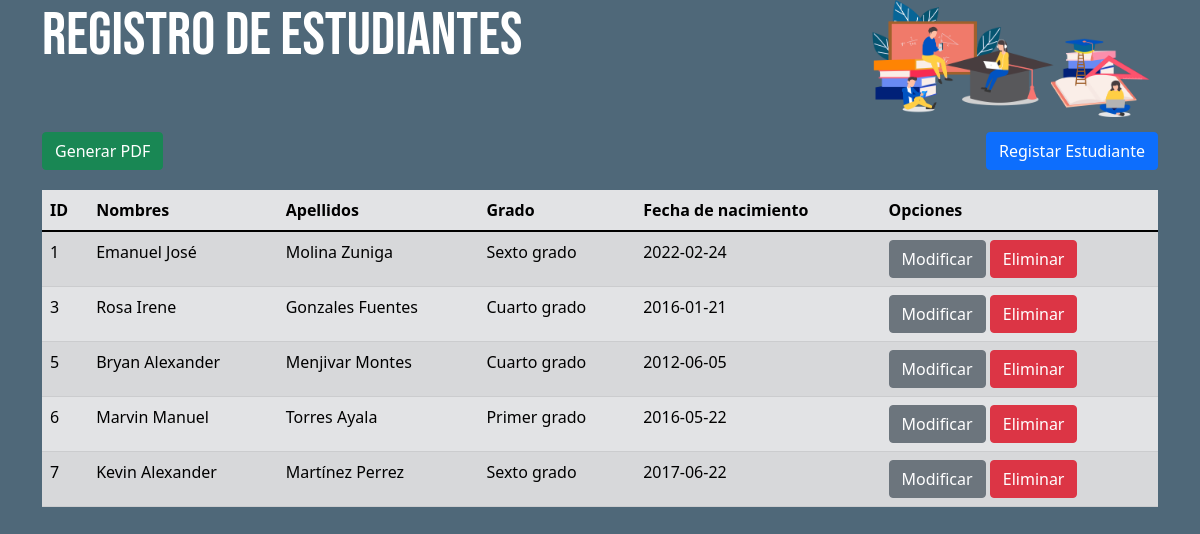
The page / on the database its author committed.
### tables this page shows
CREATE TABLE `estudiantes` (
  `id` int(11) NOT NULL,
  `nombres` varchar(80) NOT NULL,
  `apellidos` varchar(80) NOT NULL,
  `grado` varchar(80) NOT NULL,
  `fechaNacimiento` varchar(80) NOT NULL
);

### index.php (the view, shortened to what this page needs)
<!DOCTYPE html>
<html lang="en">
<head>
    <link href="https://cdn.jsdelivr.net/npm/bootstrap@5.1.3/dist/css/bootstrap.min.css" rel="stylesheet">
    <link href="css/estilos.css" rel="stylesheet">
</head>
<body>
    <div class="container">
        <h1 class="titulo">Registro de estudiantes</h1>
        <img class="titulo-img" src="img/estudiantes.png" alt="Estudiantes">
        <div class="botones">
            <a class="btn btn-success" href="PDF.php" target="_blank">Generar PDF</a>
            <button type="button" class="btn btn-primary btn-registrar" data-toggle="modal" data-target="#modalRegistrar">Registar Estudiante</button>
        </div>
        <table class="table table-striped table-hover table-responsive">
            <thead>
                <tr class="table-secondary">
                    <th>ID</th>
                    <th>Nombres</th>
                    <th>Apellidos</th>
                    <th>Grado</th>
                    <th>Fecha de nacimiento</th>
                    <th>Opciones</th>
                </tr>
            </thead>
            <tbody class="table-secondary">
                <?php
                    include("conexion.php");
                    $query ="SELECT * FROM estudiantes";
                    $resultado = $conexion->query($query) or die ($conexion->error);
                    WHILE($row = $resultado->fetch_assoc())
					{
                ?>
                <tr>
                    <td><?php echo $row['id'];?></td>
                    <td><?php echo $row['nombres'];?></td>
                    <td><?php echo $row['apellidos'];?></td>
                    <td><?php echo $row['grado'];?></td>
                    <td><?php echo $row['fechaNacimiento'];?></td>
                    <td>
                        <a class="btn btn-secondary" href="modificar.php?id=<?php echo $row['id'];?>">Modificar</a>
                        <a class="btn btn-danger" href="eliminar.php?id=<?php echo $row['id'];?>">Eliminar</a>
                    </td>
                </tr>
                <?php
					}
				?>
            </tbody>
        </table>
    </div>
</body>
</html>

### css/estilos.css (style rules this page uses)
body { background-color: rgb(79, 104, 121); }
.botones { margin-top: 60px; margin-bottom: 20px; }
.titulo { font-family: 'Bebas Neue', cursive; font-size: 60px; color: white; display: inline; }
.titulo-img { width: 300px; float: right; }
.btn-registrar { float: right; }

### rows shown on the page
estudiantes: id "1", nombres "Emanuel José", apellidos "Molina Zuniga", grado "Sexto grado", fechaNacimiento "2022-02-24"
estudiantes: id "3", nombres "Rosa Irene", apellidos "Gonzales Fuentes", grado "Cuarto grado", fechaNacimiento "2016-01-21"
estudiantes: id "5", nombres "Bryan Alexander", apellidos "Menjivar Montes", grado "Cuarto grado", fechaNacimiento "2012-06-05"
estudiantes: id "6", nombres "Marvin Manuel", apellidos "Torres Ayala", grado "Primer grado", fechaNacimiento "2016-05-22"
estudiantes: id "7", nombres "Kevin Alexander", apellidos "Martínez Perrez", grado "Sexto grado", fechaNacimiento "2017-06-22"
